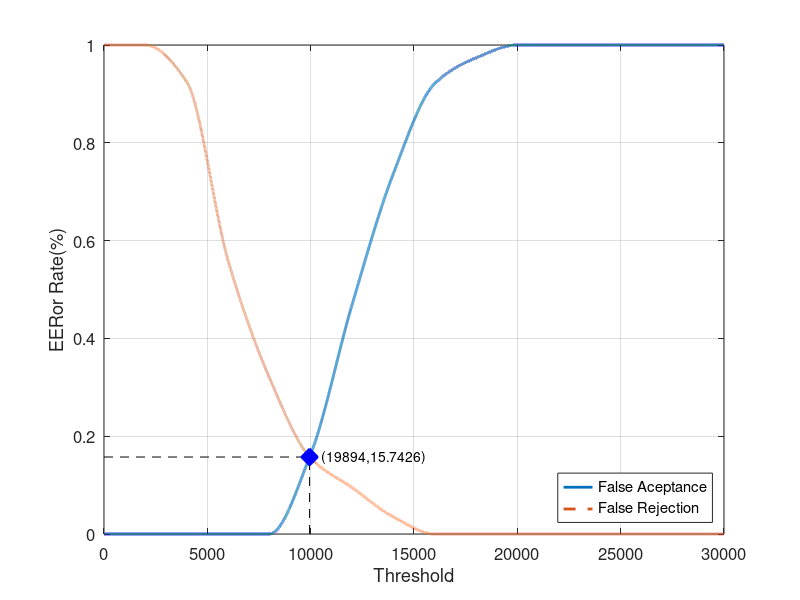
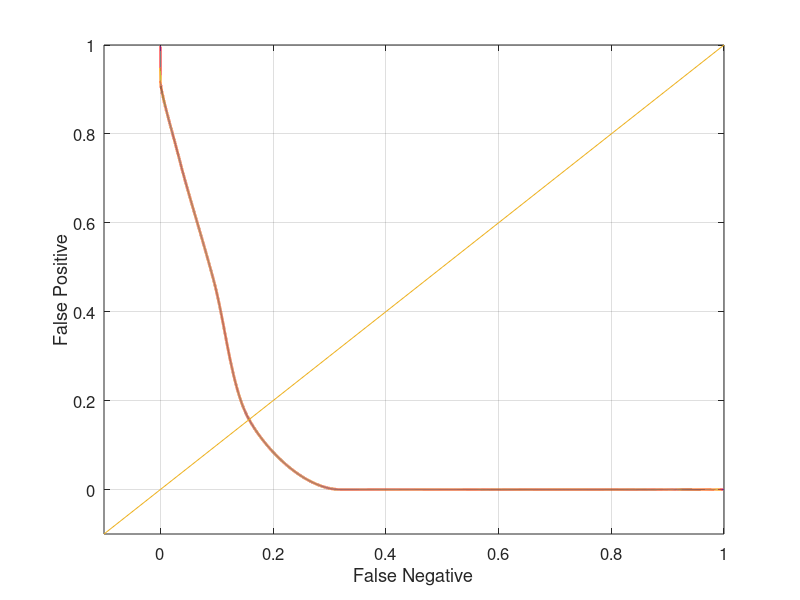

These charts were generated, in order, by the following MATLAB code:
close all;
clear;
clc;
x = 0:2000:30000;
xq = 0:0.5:30000;

y0 = [0 0 0 0 0 0.163158 0.468421 0.736842 0.921053 0.973684 1 1 1 1 1 1]
yy0 = interp1(x, y0, xq, 'pchip');
y1 = [1 1 0.925 0.56 0.32 0.155 0.095 0.035 0 0 0 0 0 0 0 0]
yy1 = interp1(x, y1, xq, 'pchip');

% Calculating EER: 
y2 = abs(y0 - y1);
find(y2 == min(y2))
yy2 = abs(yy0 - yy1);
xEER = find(yy2 == min(yy2));
xEERIndex = xq(xEER) % X-axis EER
yEER = yy0(xEER) % Y-axis EER

main = figure
plot(xq, yy0,'-','LineWidth', 2);	hold on
plot(xq, yy1,'--','LineWidth', 2);	hold on
plot([xEERIndex xEERIndex], [0 yEER], 'k--');	hold on
plot([0 xEERIndex], [yEER yEER], 'k--');	hold on
plot(xEERIndex, yEER, 'bx', 'LineWidth', 10);	hold on
text(xEERIndex, yEER,strcat('    (', num2str(xEER), ', ', num2str(yEER * 100), ')'))
legend('False Aceptance', 'False Rejection', 'Location', 'SouthEast')
xlabel('Threshold')
ylabel('EERor Rate(%)')
set(gca, 'FontSize', 12)
axis([0 30000 0 1])
grid on

print(main, 'Database4_1Main', '-dpng');
FNRxFPR = figure('Color', [1 1 1]);
plot(yy1, yy0, '-', yy1, yy0, 'LineWidth', 2);
hold on
y = -0.1:0.1:1
plot(y, y); 
set(gca, 'FontSize', 12)
xlabel('False Negative')
ylabel('False Positive')
axis([-0.1 1 -0.1 1])
set(gca, 'FontSize', 12)
grid on

print(FNRxFPR, 'Database4_1FNRxFPR','-dpng');
